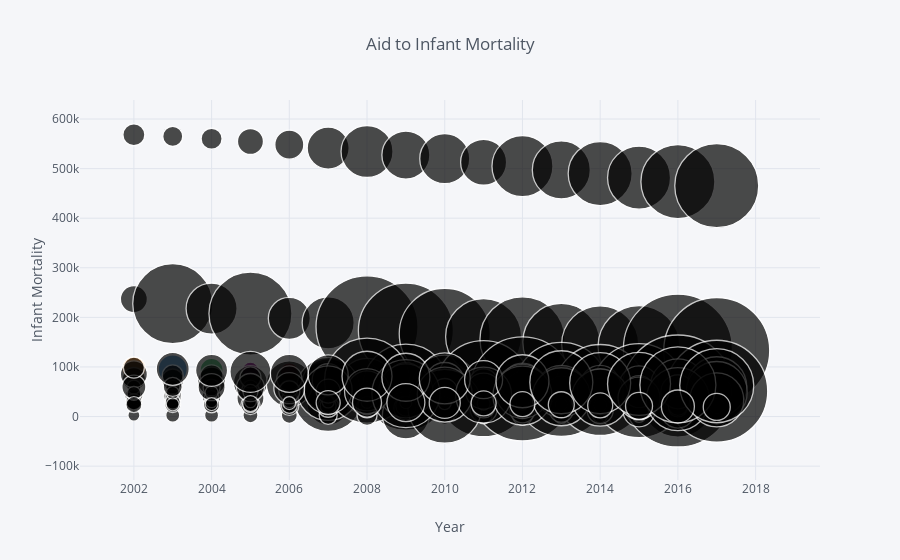

Notebook code for this chart:
### Markdown cell above
## Analysis

Regression confirms that the relationship between aid (both military and economic) and infant mortality is relatively low. No more than 10% of the variability around the mean can be explained. Our f-statistic, which helps determine the likelihood that our variables (military and economic aid) together are statistically significant. Given the extremely low number, we can conclude that it is very unlikely.

### Code cell
#Make a bubble plot showing the relationship between total aid and infant mortality. 
#Larger bubbles indicate greater amounts of aid. 

CombinedAid_InfantMortality.iplot(kind='bubble', x='Year', y='Infant Mortality', 
                                  size='Total Aid', text='Country',
                           title='Aid to Infant Mortality', xTitle='Year', yTitle='Infant Mortality',
                           mode='markers', filename='Aid_vs_InfantMortality_bubbleplot')

# To see this plot in full color, go here: https://plot.ly/create/?fid=juliasweet:3&fid=juliasweet:2

### Figure 1 — Plotly figure (JSON) as saved in the notebook; plotly's stock layout.template omitted (floating-point values rounded to 4 significant figures; data arrays with more than 128 entries replaced by an {"elided": "..."} marker saying what was removed)
{"data": [{"marker": {"color": ["rgb(255, 153, 51)", "rgb(55, 128, 191)", "rgb(50, 171, 96)", "rgb(128, 0, 128)", "rgb(219, 64, 82)", "rgb(0, 128, 128)", "rgb(255, 255, 51)", "rgb(128, 128, 0)", "rgb(251, 128, 114)", "rgb(128, 177, 211)"], "line": {"width": 1.3}, "size": {"elided": "288 int values"}, "symbol": "circle"}, "mode": "markers", "text": {"elided": "288 str values"}, "type": "scatter", "uid": "e02857ff-4824-43b2-aa7a-ce0572cfbc73", "x": {"elided": "288 int values"}, "y": {"elided": "288 int values"}}], "layout": {"legend": {"bgcolor": "#F5F6F9", "font": {"color": "#4D5663"}}, "paper_bgcolor": "#F5F6F9", "plot_bgcolor": "#F5F6F9", "title": {"font": {"color": "#4D5663"}, "text": "Aid to Infant Mortality"}, "xaxis": {"gridcolor": "#E1E5ED", "showgrid": true, "tickfont": {"color": "#4D5663"}, "title": {"font": {"color": "#4D5663"}, "text": "Year"}, "zerolinecolor": "#E1E5ED"}, "yaxis": {"gridcolor": "#E1E5ED", "showgrid": true, "tickfont": {"color": "#4D5663"}, "title": {"font": {"color": "#4D5663"}, "text": "Infant Mortality"}, "zerolinecolor": "#E1E5ED"}}}
